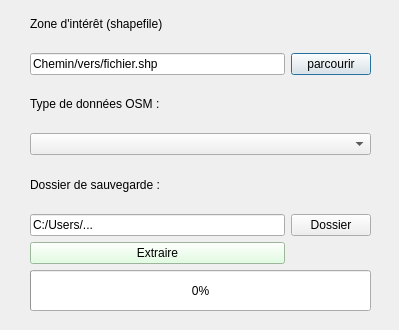
<?xml version="1.0" encoding="UTF-8"?>
<ui version="4.0">
 <class>Dialog</class>
 <widget class="QDialog" name="Dialog">
  <property name="geometry">
   <rect>
    <x>0</x>
    <y>0</y>
    <width>399</width>
    <height>330</height>
   </rect>
  </property>
  <property name="windowTitle">
   <string>Dialog</string>
  </property>
  <widget class="QWidget" name="">
   <property name="geometry">
    <rect>
     <x>30</x>
     <y>0</y>
     <width>341</width>
     <height>311</height>
    </rect>
   </property>
   <layout class="QGridLayout" name="gridLayout">
    <item row="5" column="0">
     <widget class="QLineEdit" name="outputFolder">
      <property name="text">
       <string>C:/Users/...</string>
      </property>
     </widget>
    </item>
    <item row="4" column="0">
     <widget class="QLabel" name="label_3">
      <property name="text">
       <string>Dossier de sauvegarde :</string>
      </property>
     </widget>
    </item>
    <item row="2" column="0">
     <widget class="QLabel" name="label_2">
      <property name="text">
       <string>Type de données OSM :</string>
      </property>
     </widget>
    </item>
    <item row="1" column="0">
     <widget class="QLineEdit" name="inputShapefile">
      <property name="text">
       <string>Chemin/vers/fichier.shp</string>
      </property>
     </widget>
    </item>
    <item row="7" column="0" colspan="2">
     <widget class="QProgressBar" name="progressBar">
      <property name="enabled">
       <bool>true</bool>
      </property>
      <property name="maximumSize">
       <size>
        <width>16777215</width>
        <height>41</height>
       </size>
      </property>
      <property name="baseSize">
       <size>
        <width>0</width>
        <height>0</height>
       </size>
      </property>
      <property name="value">
       <number>0</number>
      </property>
     </widget>
    </item>
    <item row="1" column="1">
     <widget class="QPushButton" name="browseButton">
      <property name="text">
       <string>parcourir</string>
      </property>
     </widget>
    </item>
    <item row="6" column="0">
     <widget class="QPushButton" name="extractButton">
      <property name="styleSheet">
       <string notr="true">background-color: rgb(218, 255, 217);
color: rgb(0, 0, 0);
font: 700 10pt &quot;Segoe UI&quot;;</string>
      </property>
      <property name="text">
       <string>Extraire</string>
      </property>
     </widget>
    </item>
    <item row="5" column="1">
     <widget class="QPushButton" name="folderButton">
      <property name="text">
       <string>Dossier</string>
      </property>
     </widget>
    </item>
    <item row="3" column="0" colspan="2">
     <widget class="QComboBox" name="comboBox"/>
    </item>
    <item row="0" column="0">
     <widget class="QLabel" name="label">
      <property name="text">
       <string>Zone d'intérêt (shapefile)</string>
      </property>
     </widget>
    </item>
   </layout>
  </widget>
 </widget>
 <resources/>
 <connections/>
</ui>
